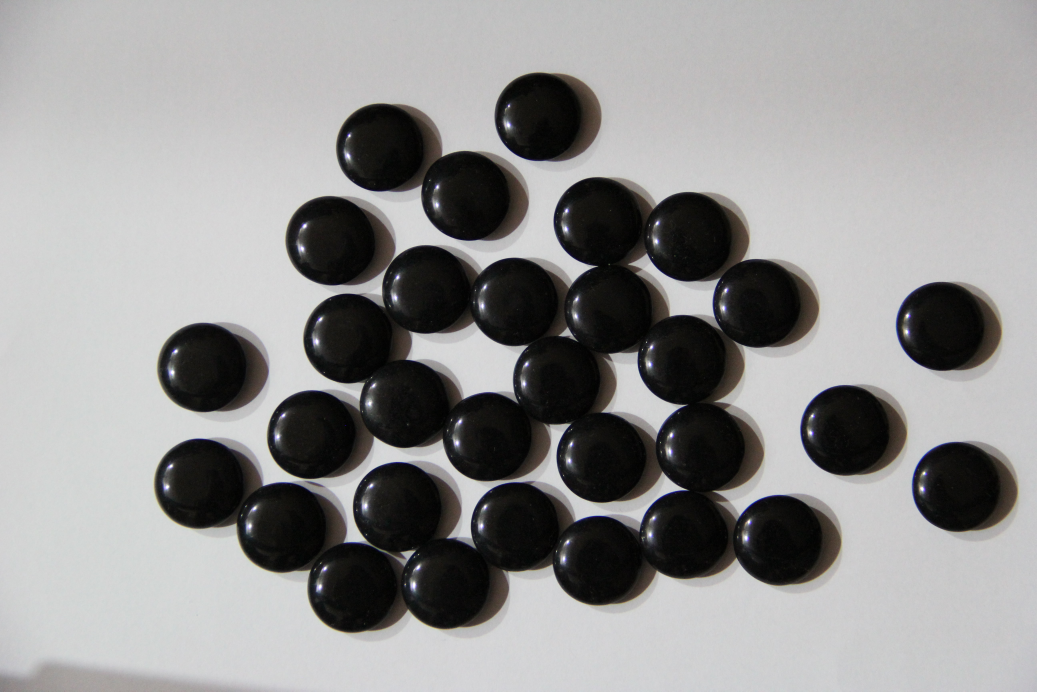
//> input picture multimedia/plus/image.jpg, 5184 x 3456 px (shown at 1/5 size)
$ ./Source   (built with g++ and OpenCV 4)
//> lines starting //> are read from the running program, lines starting //| are printed output that depends on the picture; after the words box and inside, x2 and y2 are one past the last pixel; in counts of white or black regions, pixels touching at a corner belong together
#include <opencv2/opencv.hpp>
#include <opencv2/core/core.hpp>
#include <opencv2/imgproc/imgproc.hpp>
#include <opencv2/highgui/highgui.hpp>
#include<iostream>
using namespace std;
using namespace cv;


Mat element(int erosion_size)
{
	return  getStructuringElement(cv::MORPH_ELLIPSE,
		cv::Size(2 * erosion_size + 1, 2 * erosion_size + 1),
		cv::Point(erosion_size, erosion_size));
}


int erode1(Mat eroding, int i, int j)
{

	for (int k = -20; k < 21; k++)
	{
		for (int h = -20; h < 21; h++)
		{
			int color = eroding.at<uchar>(i + k, j + h);
			if (color == 0)
			{
				return 0;
			}

		}
	}

	return 255;
}

int main()
{
	Mat img = imread("image.jpg", IMREAD_GRAYSCALE);
//> img: 3456 rows x 5184 cols, CV_8UC1; min 0, max 255, mean 145.1
	//img.copyTo(target);
	double scale = 0.2;
	// 圖片太大先縮小
	resize(img, img, Size(0, 0), scale, scale);
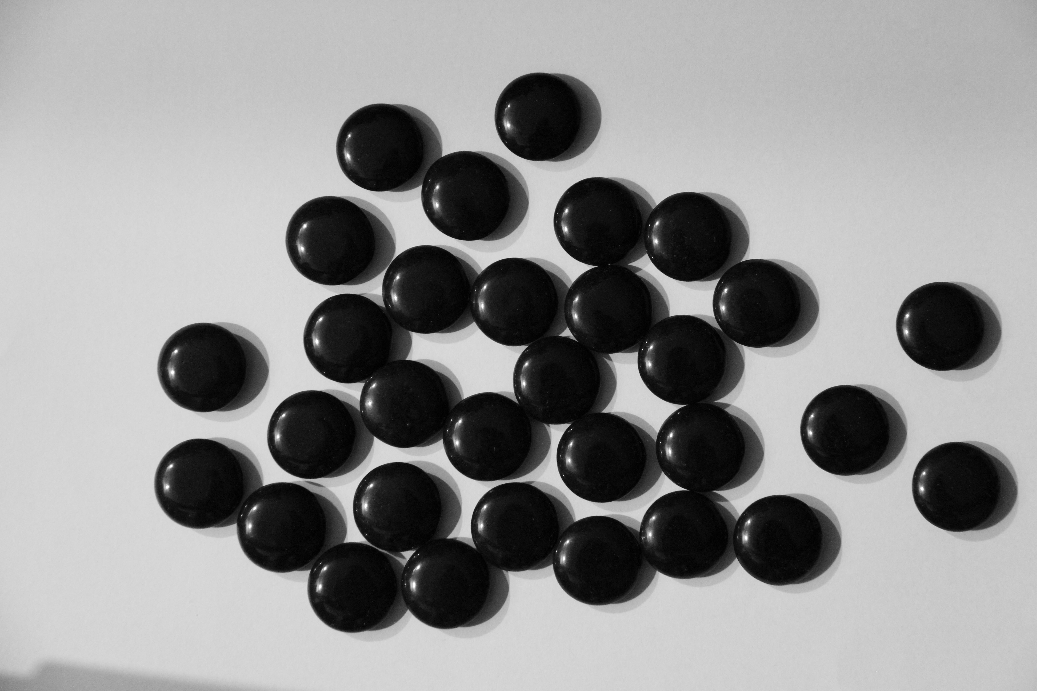
//> img: 691 rows x 1037 cols, CV_8UC1; min 0, max 255, mean 145.1
	Mat eroding = Mat::zeros(img.rows, img.cols, img.type());
	Mat eroding_new = Mat::zeros(img.rows, img.cols, img.type());


	// do something
	Mat gray;

	for (int i = 0; i < 100; i++)
	{
		blur(img, eroding, Size(3, 3));
	}

	//imshow("initial_img11111", eroding);
	threshold(eroding, eroding, 50, 255, THRESH_BINARY_INV);
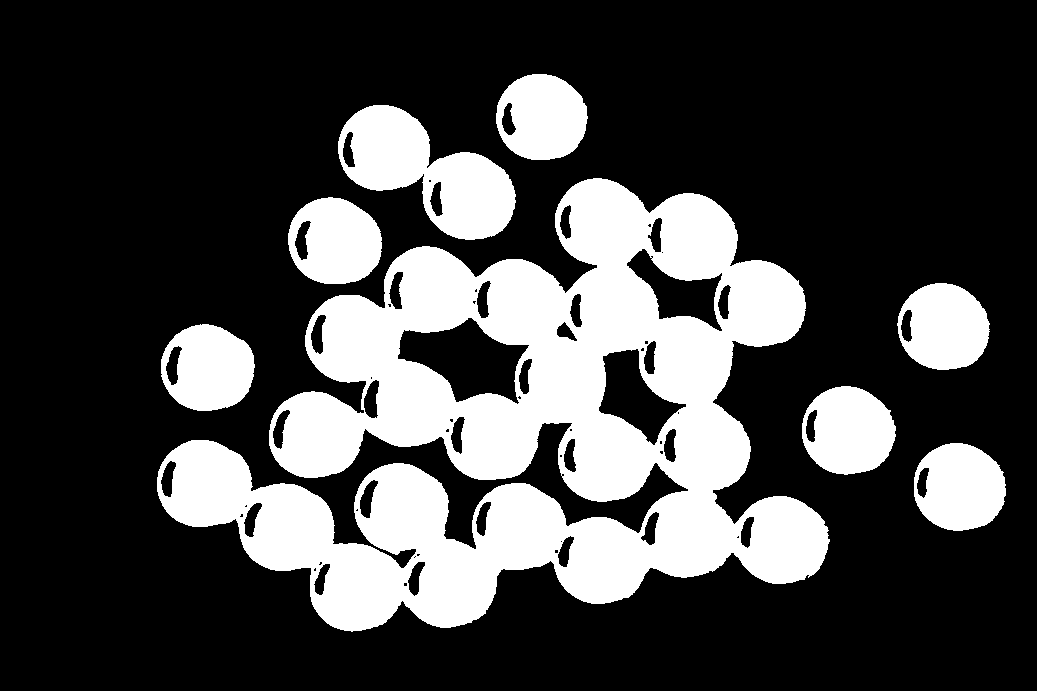
//> eroding: 691 rows x 1037 cols, CV_8UC1; 26.8% white; 8 white regions, largest, box (x1, y1, x2, y2) and area: (157, 178, 830, 632) 142949, (338, 105, 516, 240) 12246, (802, 386, 896, 475) 6265
	int time;
	//imshow("initial_img", eroding);
	int direction = 1;
	for (int k = 0; k < 1; k++)
	{
		for (int i = 20; i < img.rows - 21; i++)
		{
			for (int j = 20; j < img.cols - 21; j++)
			{
				eroding_new.at<uchar>(i, j) = erode1(eroding, i, j);
			}
		}
	}
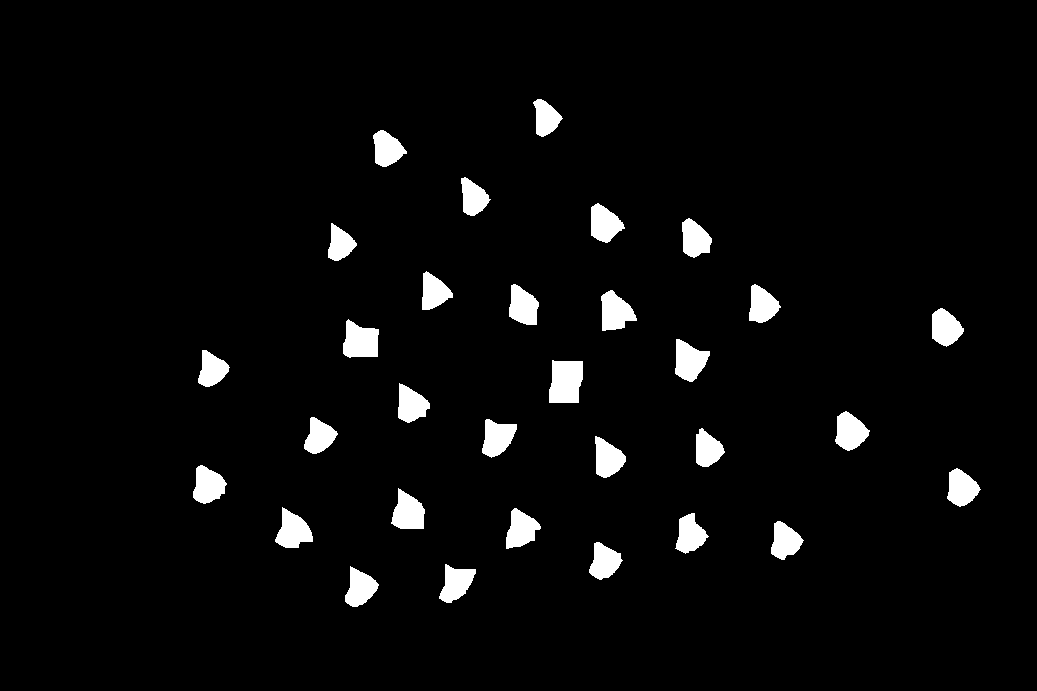
//> eroding_new: 691 rows x 1037 cols, CV_8UC1; 3.7% white; 31 white regions, largest, box (x1, y1, x2, y2) and area: (549, 360, 583, 403) 1277, (343, 319, 379, 358) 1051, (601, 290, 637, 331) 970


	//imshow("img", img);
	Mat labels;
	int number_labels = connectedComponents(eroding_new, labels);
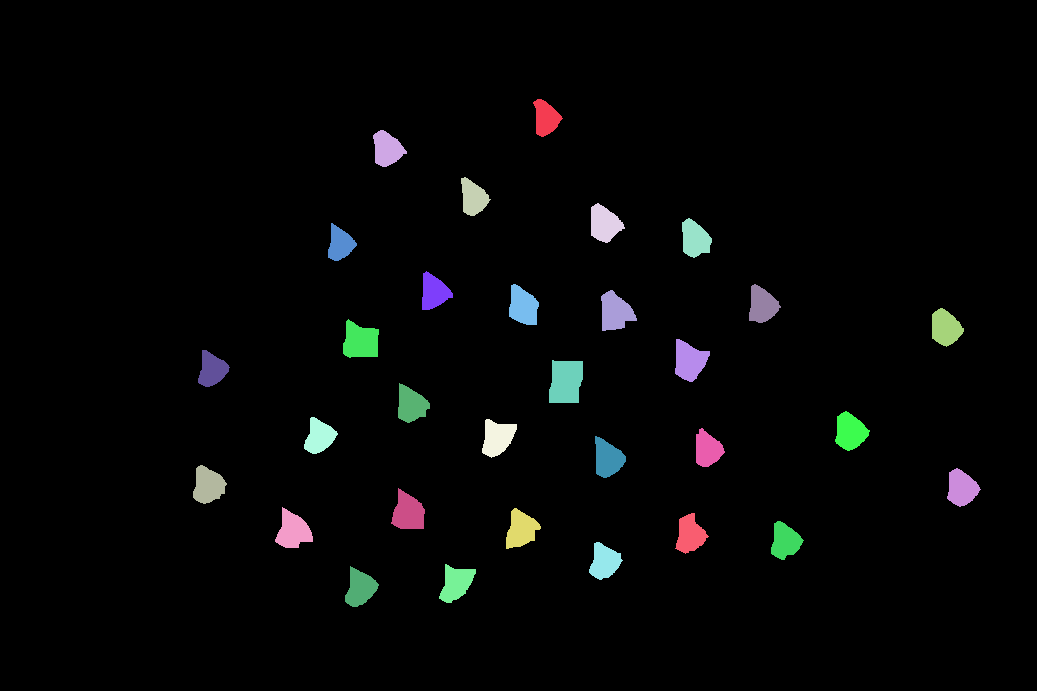
//> labels: 691 rows x 1037 cols, CV_32SC1; 32 distinct labels, from 0 to 31; one colour per label, 0 black
//> number_labels = 32
	cout << "共有: " << number_labels - 1;
//| 共有: 31
	//imshow("img", img);
	imshow("picture_numbers:" + to_string(number_labels - 1), eroding_new);
	//imshow("opening", opening);

	waitKey(0);
}//w("numbers:" + to_string(number_labels - 1), img);
//waitKey(0);
//}
